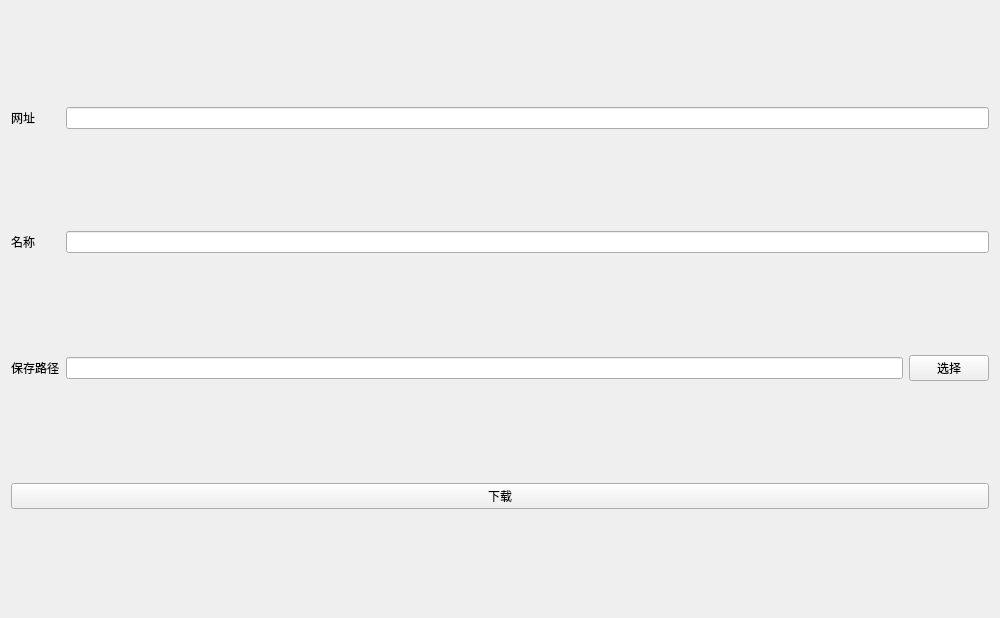
<?xml version="1.0" encoding="UTF-8"?>
<ui version="4.0">
 <class>M3U8Downloader</class>
 <widget class="QWidget" name="M3U8Downloader">
  <property name="geometry">
   <rect>
    <x>0</x>
    <y>0</y>
    <width>1000</width>
    <height>618</height>
   </rect>
  </property>
  <property name="windowTitle">
   <string>M3U8下载器</string>
  </property>
  <layout class="QGridLayout" name="gridLayout">
   <item row="2" column="0">
    <widget class="QLabel" name="label_2">
     <property name="text">
      <string>名称</string>
     </property>
    </widget>
   </item>
   <item row="3" column="0">
    <widget class="QLabel" name="label_3">
     <property name="text">
      <string>保存路径</string>
     </property>
    </widget>
   </item>
   <item row="0" column="0">
    <widget class="QLabel" name="label">
     <property name="text">
      <string>网址</string>
     </property>
    </widget>
   </item>
   <item row="3" column="1">
    <widget class="LineEdit" name="le_savepath"/>
   </item>
   <item row="3" column="2">
    <widget class="PushButton" name="pb_choosepath">
     <property name="text">
      <string>选择</string>
     </property>
    </widget>
   </item>
   <item row="2" column="1" colspan="2">
    <widget class="LineEdit" name="le_name"/>
   </item>
   <item row="0" column="1" colspan="2">
    <widget class="LineEdit" name="le_url"/>
   </item>
   <item row="4" column="0" colspan="3">
    <widget class="PushButton" name="pb_download">
     <property name="text">
      <string>下载</string>
     </property>
    </widget>
   </item>
  </layout>
 </widget>
 <customwidgets>
  <customwidget>
   <class>PushButton</class>
   <extends>QPushButton</extends>
   <header>qfluentwidgets</header>
  </customwidget>
  <customwidget>
   <class>LineEdit</class>
   <extends>QLineEdit</extends>
   <header>qfluentwidgets</header>
  </customwidget>
 </customwidgets>
 <resources/>
 <connections/>
</ui>
